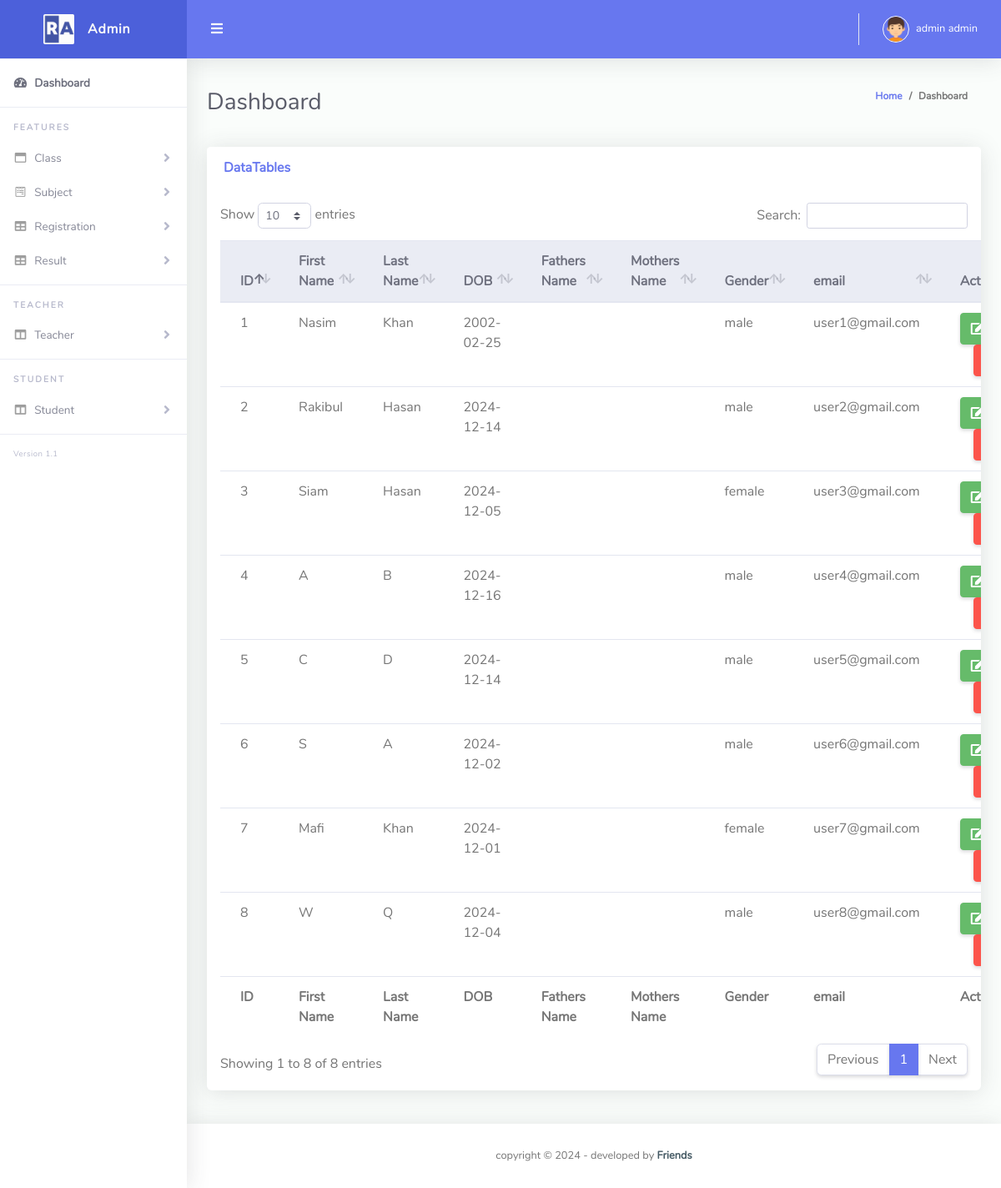
Screenshot of /list_of_student.php (signed in) with the database file from the repository.
### tables this page shows
CREATE TABLE `users` (
  `user_id` int(5) NOT NULL,
  `user_first_name` varchar(20) NOT NULL,
  `user_last_name` varchar(20) NOT NULL,
  `dob` varchar(10) NOT NULL,
  `father_name` varchar(50) DEFAULT NULL,
  `mother_name` varchar(50) DEFAULT NULL,
  `gender` varchar(6) NOT NULL,
  `email` varchar(50) NOT NULL,
  `password` varchar(20) NOT NULL,
  `user_type` varchar(10) NOT NULL DEFAULT 'student',
  `imagename` varchar(150) DEFAULT NULL
);

### list_of_student.php (the view, shortened to what this page needs)
<?php
require('connection.php');
$user_type = $_SESSION['user_type'];
if ($user_type == 'admin') {
?>
    <?php
    $sql1 = "SELECT * FROM users WHERE user_type='student'";
    $query1 = $conn->query($sql1);
    ?>
    <!DOCTYPE html>
    <html lang="en">
    <head>
        <link href="vendor/fontawesome-free/css/all.min.css" rel="stylesheet" type="text/css">
        <link href="vendor/bootstrap/css/bootstrap.min.css" rel="stylesheet" type="text/css">
        <link href="css/ruang-admin.min.css" rel="stylesheet">
        <link href="vendor/datatables/dataTables.bootstrap4.min.css" rel="stylesheet">
    </head>
    <body id="page-top">
        <div id="wrapper">
            <?php include('sidebar.php') ?>
            <div id="content-wrapper" class="d-flex flex-column">
                <div id="content">
                    <?php include('topbar.php'); ?>
                    <div class="container-fluid" id="container-wrapper">
                        <div class="d-sm-flex align-items-center justify-content-between mb-4">
                            <h1 class="h3 mb-0 text-gray-800">Dashboard</h1>
                            <ol class="breadcrumb">
                                <li class="breadcrumb-item"><a href="./">Home</a></li>
                                <li class="breadcrumb-item active" aria-current="page">Dashboard</li>
                            </ol>
                        </div>
                        <div class="row mb-3">
                            <div class="col-lg-12">
                                <div class="card mb-4">
                                    <div class="card-header py-3 d-flex flex-row align-items-center justify-content-between">
                                        <h6 class="m-0 font-weight-bold text-primary">DataTables</h6>
                                    </div>
                                    <div class="table-responsive p-3">
                                        <table class="table align-items-center table-flush" id="dataTable">
                                            <thead class="thead-light">
                                                <tr>
                                                    <th>ID</th>
                                                    <th>First Name</th>
                                                    <th>Last Name</th>
                                                    <th>DOB</th>
                                                    <th>Fathers Name</th>
                                                    <th>Mothers Name</th>
                                                    <th>Gender</th>
                                                    <th>email</th>
                                                    <th>Action</th>
                                                </tr>
                                            </thead>
                                            <tfoot>
                                                <tr>
                                                    <th>ID</th>
                                                    <th>First Name</th>
                                                    <th>Last Name</th>
                                                    <th>DOB</th>
                                                    <th>Fathers Name</th>
                                                    <th>Mothers Name</th>
                                                    <th>Gender</th>
                                                    <th>email</th>
                                                    <th>Action</th>
                                                </tr>
                                            </tfoot>
                                            <tbody>
                                                <?php
                                                $sl = 0;
                                                while ($data = mysqli_fetch_assoc($query1)) {
                                                    $user_id = $data['user_id'];
                                                    $user_first_name = $data['user_first_name'];
                                                    $user_last_name = $data['user_last_name'];
                                                    $dob = $data['dob'];
                                                    $father_name = $data['father_name'];
                                                    $mother_name = $data['mother_name'];
                                                    $gender = $data['gender'];
                                                    $email = $data['email'];
                                                    $sl++;
                                                ?>
                                                    <tr>
                                                        <td><?php echo $sl ?></td>
                                                        <td><?php echo $user_first_name ?></td>
                                                        <td><?php echo $user_last_name ?></td>
                                                        <td><?php echo $dob ?></td>
                                                        <td><?php echo $father_name ?></td>
                                                        <td><?php echo $mother_name ?></td>
                                                        <td><?php echo $gender ?></td>
                                                        <td><?php echo $email ?></td>
                                                        <td>
                                                            <a href="edit_student.php?id=<?php echo $user_id ?>" class="btn btn-success">
                                                                <i class="fas fa-edit"></i>
                                                            </a>
                                                            <a href="delete_student.php?id=<?php echo $user_id ?>" class="btn btn-danger mx-3">
                                                            </a>
                                                        </td>
                                                    </tr>
                                                <?php
                                                }
                                                ?>
                                            </tbody>
                                        </table>
                                    </div>
                                </div>
                            </div>
                        </div>
                    </div>
                </div>
                <footer class="sticky-footer bg-white">
                    <div class="container my-auto">
                        <div class="copyright text-center my-auto">
                            <span>copyright &copy;  - developed by
                                <b><a href="#" target="_blank">Friends</a></b>
                            </span>
                        </div>
                    </div>
                </footer>
            </div>
        </div>
    </body>
    </html>
<?php
} else {
    header('location:login.php');
}
?>

### rows the page displays
users: user_first_name "Nasim", user_last_name "Khan", dob "2002-02-25", gender "male", email "user1@gmail.com"
users: user_first_name "Rakibul", user_last_name "Hasan", dob "2024-12-14", gender "male", email "user2@gmail.com"
users: user_first_name "Siam", user_last_name "Hasan", dob "2024-12-05", gender "female", email "user3@gmail.com"
users: user_first_name "A", user_last_name "B", dob "2024-12-16", gender "male", email "user4@gmail.com"
users: user_first_name "C", user_last_name "D", dob "2024-12-14", gender "male", email "user5@gmail.com"
users: user_first_name "S", user_last_name "A", dob "2024-12-02", gender "male", email "user6@gmail.com"
users: user_first_name "Mafi", user_last_name "Khan", dob "2024-12-01", gender "female", email "user7@gmail.com"
users: user_first_name "W", user_last_name "Q", dob "2024-12-04", gender "male", email "user8@gmail.com"

### other values shown
$username "admin admin"
